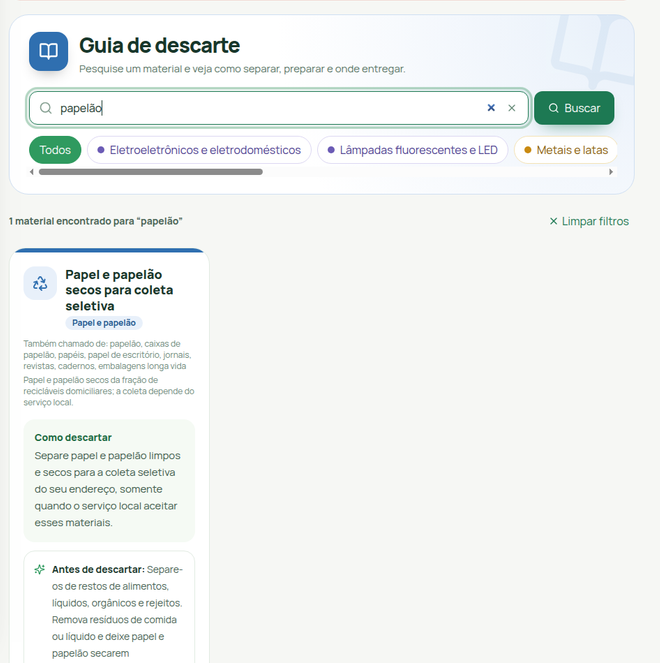
#> input picture reports/etapa2-evidencias/raw/screenshots/13-guia-publicado-busca.png, 660 x 663 px
$ python compose-guide-figure.py
#> lines starting #> are read from the running program, lines starting #| are printed output that depends on the picture
from pathlib import Path
from PIL import Image

ROOT = Path(__file__).resolve().parents[1]
RAW = ROOT / 'raw' / 'screenshots'
OUT = ROOT / 'figuras' / 'figura-03-guia.png'

# Recortes somente de leitura da homologação, sem cabeçalho ou identidade administrativa.
search_source = Image.open(RAW / '13-guia-publicado-busca.png').convert('L')
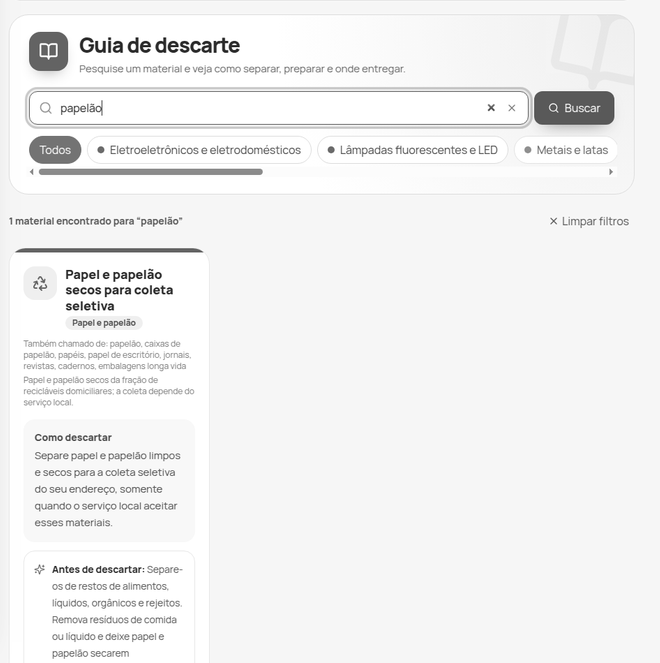
#> search_source: PIL image 660x663 L; min 9, max 255, mean 241.6
detail_source = Image.open(RAW / '14-guia-publicado-ficha.png').convert('L')
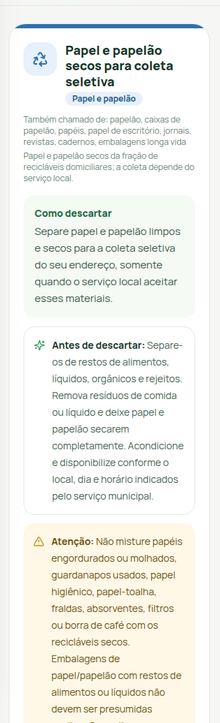
#> input picture reports/etapa2-evidencias/raw/screenshots/14-guia-publicado-ficha.png, 220 x 723 px
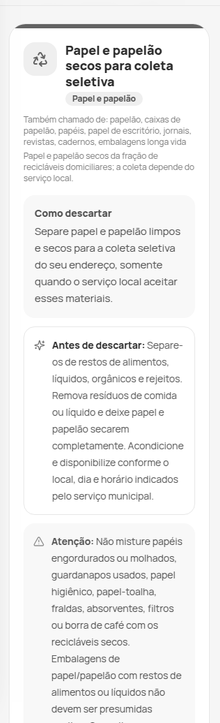
#> detail_source: PIL image 220x723 L; min 13, max 255, mean 240.1
search = search_source.crop((0, 0, 330, 430))
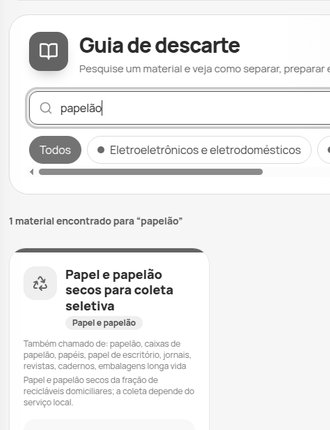
#> search: PIL image 330x430 L; min 9, max 255, mean 238.4
detail = detail_source.crop((0, 0, 220, 500))
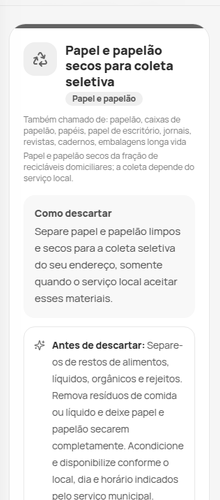
#> detail: PIL image 220x500 L; min 13, max 255, mean 240.1

pad = 20
canvas = Image.new('L', (search.width + pad + detail.width, max(search.height, detail.height)), 255)
#> canvas: PIL image 570x500 L; every value is 255
canvas.paste(search, (0, 0))
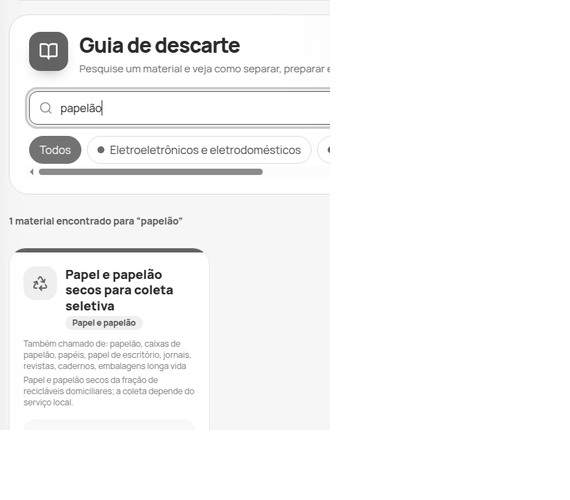
#> canvas: PIL image 570x500 L; min 9, max 255, mean 246.7
canvas.paste(detail, (search.width + pad, 0))
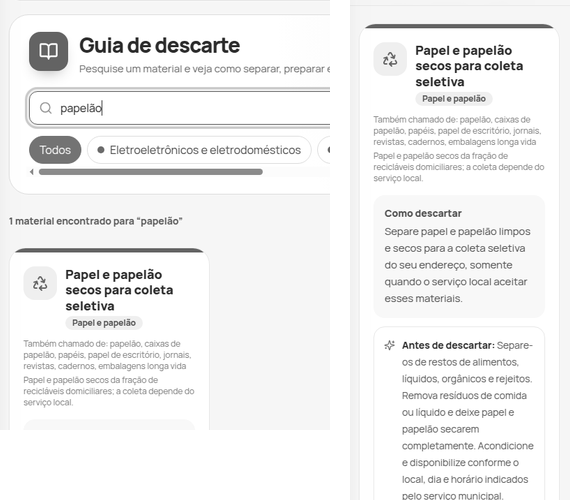
#> canvas: PIL image 570x500 L; min 9, max 255, mean 241
canvas.save(OUT, optimize=True)
print(f'output={OUT} dimensions={canvas.width}x{canvas.height}')
#| output=reports/etapa2-evidencias/figuras/figura-03-guia.png dimensions=570x500
